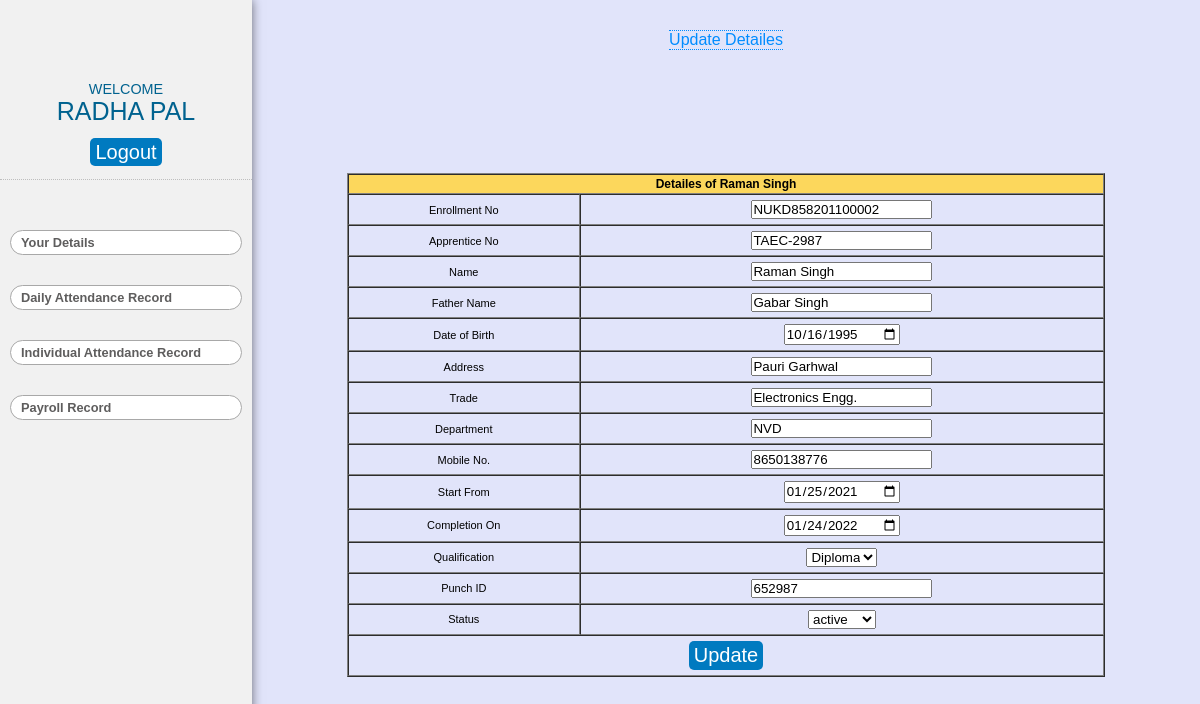
/update-details.php?apprentice_no=TAEC-2987 (signed in), run on the app's committed database.
### tables this page shows
CREATE TABLE `apprentice` (
  `sn` int(11) NOT NULL,
  `enrollment_no` varchar(255) NOT NULL,
  `apprentice_no` varchar(255) NOT NULL,
  `name` varchar(255) NOT NULL,
  `father_name` varchar(255) NOT NULL,
  `dob` date NOT NULL,
  `address` varchar(255) NOT NULL,
  `trade` varchar(255) NOT NULL,
  `department` varchar(255) NOT NULL,
  `mobile` varchar(255) NOT NULL,
  `start_from` date NOT NULL,
  `completion_on` date NOT NULL,
  `qualification` int(11) NOT NULL,
  `punch_id` varchar(100) NOT NULL,
  `status` int(11) NOT NULL DEFAULT 1,
  `role` int(11) NOT NULL,
  `password` varchar(100) NOT NULL
);

### update-details.php (the view, shortened to what this page needs)
<!DOCTYPE html>
<html lang="en">
<head>
</head>
<body>
    <section class="content">
        <div class="main">
            <?php include_once "side-1.php"; ?>
            <div class="side-2" style="overflow-y:scroll">
                <div class="app-reg ">
                    <div class="upper-tab">
                    <p>Update Detailes</p>
                    </div>
                    <div class="input-table">
                        <?php include "backend/db.php";
                        $apprentice_no = "";
                        if (isset($_GET['apprentice_no'])) {
                            $apprentice_no = $_GET['apprentice_no'];
                        }
                        $sql = "SELECT * from apprentice WHERE apprentice_no = '{$apprentice_no}'";
                        $result = mysqli_query($conn, $sql) or die("Query failed");
                        if (mysqli_num_rows($result) > 0) {
                            while ($row = mysqli_fetch_assoc($result)) {
                        ?>
                                <table width="100%" border="1" cellpadding="1" cellspacing="0" style="text-align:center; ">
                                    <thead>
                                        <tr>
                                            <th colspan="2">Detailes of <?php echo $row['name']; ?> </th>
                                        </tr>
                                    </thead>
                                    <form action="backend/update-details-save.php?apprentice_id=<?php echo $apprentice_no; ?>" method="POST">
                                        <tbody>
                                            <tr>
                                                <td>Enrollment No</td>
                                                <td><input type="text" name="enrollment_no" value="<?php echo $row['enrollment_no']; ?>" ></td>
                                            </tr>
                                            <tr>
                                                <td>Apprentice No</td>
                                                <td><input type="text" name="apprentice_no" value="<?php echo $row['apprentice_no']; ?>"></td>
                                            </tr>
                                            <tr>
                                                <td>Name</td>
                                                <td><input type="text" name="name" value="<?php echo $row['name']; ?>"></td>
                                            </tr>
                                            <tr>
                                                <td>Father Name</td>
                                                <td><input type="text" name="father_name" value="<?php echo $row['father_name']; ?>"></td>
                                            </tr>
                                            <tr>
                                                <td>Date of Birth</td>
                                                <td><input type="date" name="dob" value="<?php echo $row['dob']; ?>"></td>
                                            </tr>
                                            <tr>
                                                <td>Address</td>
                                                <td><input type="text" name="address" value="<?php echo $row['address']; ?>"></td>
                                            </tr>
                                            <tr>
                                                <td>Trade</td>
                                                <td><input type="text" name="trade" value="<?php echo $row['trade']; ?>"></td>
                                            </tr>
                                            <tr>
                                                <td>Department</td>
                                                <td><input type="text" name="department" value="<?php echo $row['department']; ?>"></td>
                                            </tr>
                                            <tr>
                                                <td>Mobile No.</td>
                                                <td><input type="text" name="mobile" value="<?php echo $row['mobile']; ?>"></td>
                                            </tr>
                                            <tr>
                                                <td>Start From</td>
                                                <td><input type="date" name="from" value="<?php echo $row['start_from']; ?>"></td>
                                            </tr>
                                            <tr>
                                                <td>Completion On</td>
                                                <td><input type="date" name="to" value="<?php echo $row['completion_on']; ?>"></td>
                                            </tr>
                                            <tr>
                                                <td>Qualification</td>
                                                <td><select name="qualification" id="qualification">
                                                        <?php
                                                        $sql2 = "SELECT * from qualifications";
                                                        $result2 = mysqli_query($conn, $sql2);
                                                        if (mysqli_num_rows($result2) > 0) {
                                                            while ($row2 = mysqli_fetch_assoc($result2)) {
                                                                if ($row['qualification'] == $row2['q_id']) {
                                                                    $selected = "selected";
                                                                } else {
                                                                    $selected = "";
                                                                }
                                                                echo "<option {$selected} value={$row2['q_id']}>{$row2['qualification']}</option>";
                                                            }
                                                        }
                                                        ?>
                                                    </select></td>
                                            </tr>
                                            <tr>
                                                <td>Punch ID </td>
                                                <td><input type="text" name="punch_id" value="<?php echo $row['punch_id']; ?>"></td>
                                            </tr>
                                            <tr>
                                                <td>Status </td>
                                                <td>
                                                    <select name="status" id="status">
                                                        <?php
                                                        $sql1 = "SELECT * from apprentice_status";
                                                        $result1 = mysqli_query($conn, $sql1);
                                                        if (mysqli_num_rows($result1) > 0) {
                                                            while ($row1 = mysqli_fetch_assoc($result1)) {
                                                                if ($row['status'] == $row1['status_id']) {
                                                                    $selected = "selected";
                                                                } else {
                                                                    $selected = "";
                                                                }
                                                                echo "<option {$selected} value={$row1['status_id']}>{$row1['status']}</option>";
                                                            }
                                                        }
                                                        ?>
                                                    </select>
                                                </td>
                                            </tr>
                                            <tr>
                                                <td colspan="2">
                                                    <input type="submit" name="update" value="Update" class="btn">
                                                </td>
                                            </tr>
                                        </tbody>
                                    </form>
                                </table>
                        <?php
                            }
                        }
                        ?>
                    </div>
                </div>
            </div>
        </div>
    </section>
</body>
</html>

### styles.css (style rules this page uses)
* { box-sizing: border-box; margin: 0; padding: 0; scroll-behavior: smooth; font-family: "Poppins", sans-serif; }
body { width: 100vw; height: 100vh; }
section { height: 100vh; max-width: 100%; padding: 20px; }
.btn { background-color: rgb(0, 183, 255); color: white; font-size: 20px; border-radius: 5px; transition: 0.5s ease-in-out; padding: 10px 10px; border: none; outline: none; }
.content { padding: 0; }
.main { height: 100%; display: flex; width: 100vw; }
.btn { background-color: rgb(0, 122, 192); padding: 3px 5px; outline: none; border: none; color: #fff; border-radius: 5px; cursor: pointer; }
.side-2 { width: 79%; height: 100vh; overflow-y: scroll; background-color: rgba(193, 200, 244, 0.484); }
.upper-tab { border-top: 1px dotted rgb(0, 140, 255); border-bottom: 1px dotted rgb(0, 140, 255); color: rgb(0, 140, 255); }
.app-reg { padding-top: 30px; width: 100%; height: 100%; display: flex; flex-direction: column; justify-content: center; align-items: center; }
.input-table { height: 80%; margin: auto; width: 80%; display: flex; justify-content: center; align-items: center; }
thead { background-color: rgb(252, 215, 92); font-size: 12px; }
th { padding: 2px; }
tr { height: 20px; }
td { font-size: 11px; padding: 5px 5px; }

### data on the page
apprentice: name "Raman Singh", enrollment_no "NUKD858201100002", apprentice_no "TAEC-2987", father_name "Gabar Singh", dob "10/16/1995", address "Pauri Garhwal", trade "Electronics Engg.", department "NVD", mobile "8650138776", from "01/25/2021", to "01/24/2022", punch_id "652987"

### other printed values
$_SESSION['name'] "RADHA PAL"
form field qualification "Diploma"
form field status "active"
